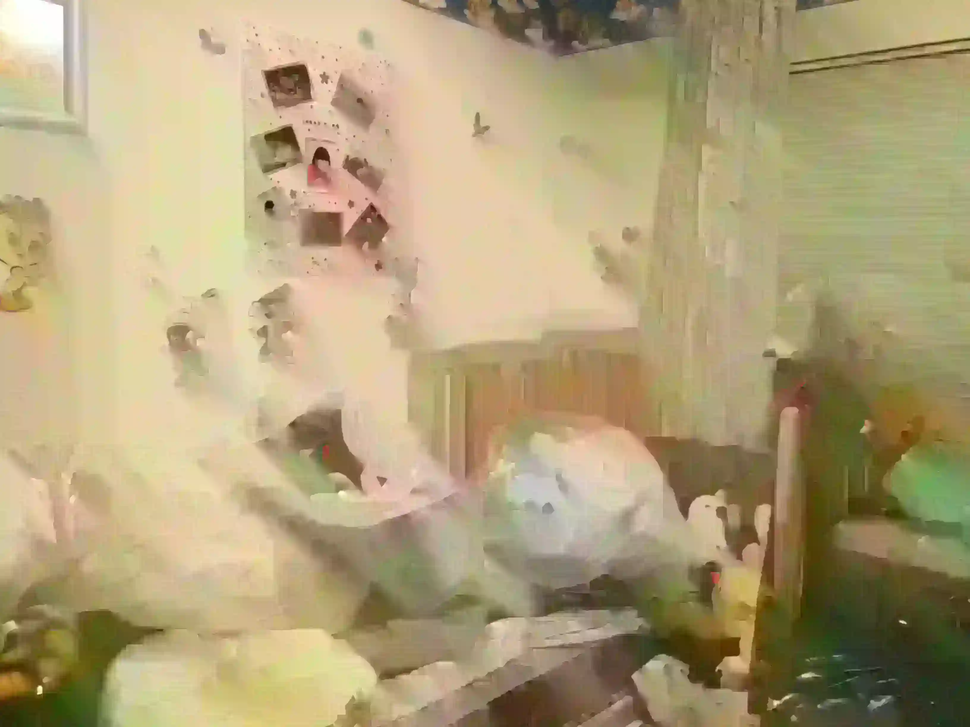
#> input picture 490 project code/bedroom jpeg2000/Image_100.jp2, 970 x 727 px, shrunk from 3264 x 2448 before the run
$ python dif.py 'bedroom jpeg2000/Image_100.jp2' 'bedroom jpeg2000/Image_20.jp2'
#> lines starting #> are read from the running program, lines starting #| are printed output that depends on the picture
# import module
from PIL import Image, ImageChops
import sys

if len(sys.argv) < 3:
    print("Usage: python script.py <image1_file> <image2_file>")
    sys.exit(1)

image1_file = sys.argv[1]
image2_file = sys.argv[2]

# assign images
img1 = Image.open(image1_file)
#> img1 is the input picture: PIL image 970x727 RGB; mean R, G, B 176.4, 160.4, 121.2
img2 = Image.open(image2_file)
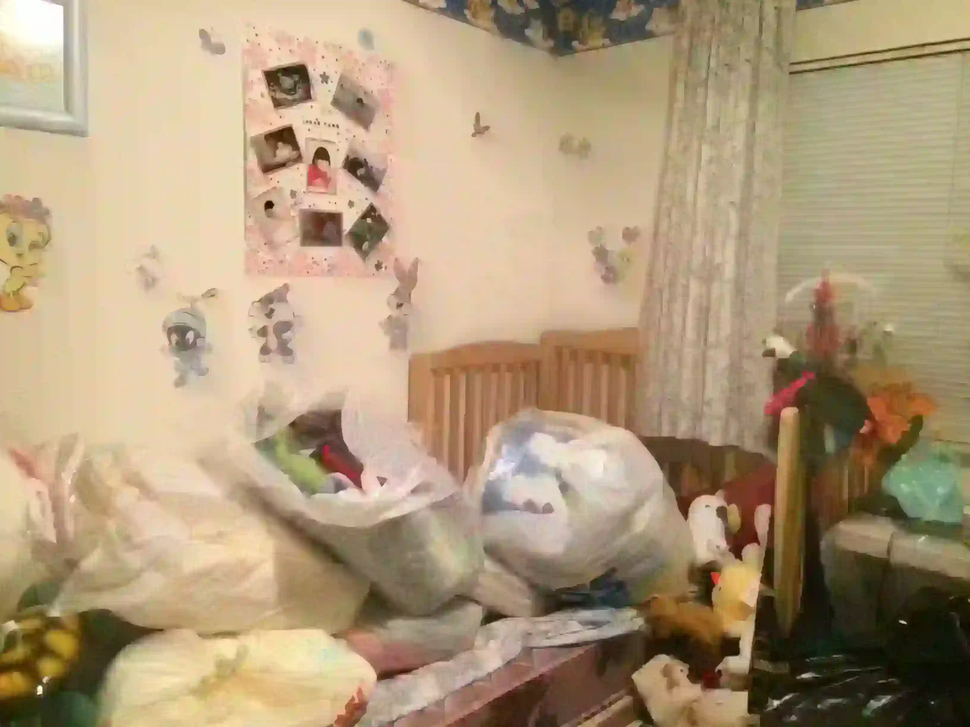
#> input picture 490 project code/bedroom jpeg2000/Image_20.jp2, 970 x 727 px, shrunk from 3264 x 2448 before the run
#> img2 is the input picture: PIL image 970x727 RGB; mean R, G, B 174.9, 153.1, 121.9

# finding difference
diff = ImageChops.difference(img1, img2)
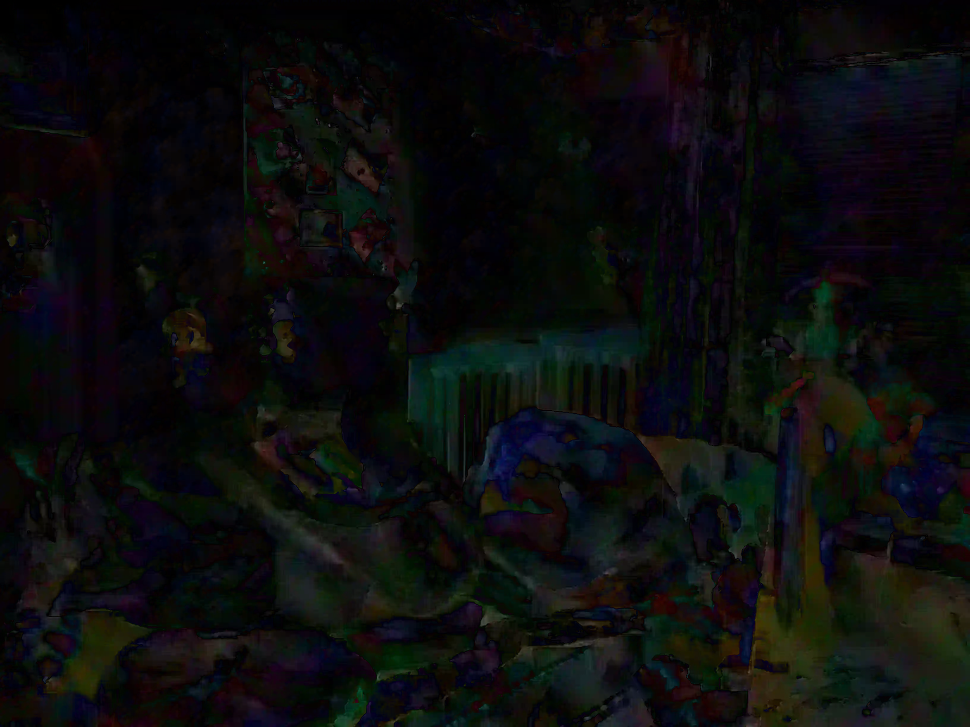
#> diff: PIL image 970x727 RGB; mean R, G, B 11.8, 12.5, 12.5

# showing the difference
diff.show()
